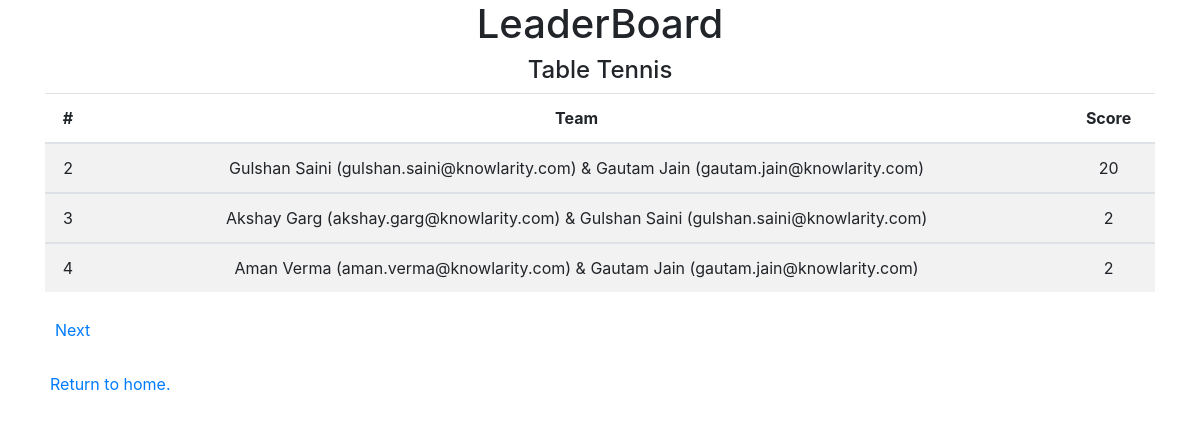
Page /leaderboard/1/1/ on the committed database.
### tournament/models.py (models this page shows, shortened)
class Sport(models.Model):
    SPORT_CHOICE = (
        ('TT', 'Table Tennis'),
        ('FB', 'Foos Ball'),
    )
    name = models.CharField(max_length=2, choices=SPORT_CHOICE, default='TT')

class Team(models.Model):
    name = models.CharField(max_length=64, blank=True)
    sport = models.ForeignKey(Sport, on_delete=models.CASCADE, related_name="sports")
    score = models.IntegerField(default=0)

class Employee(models.Model):
    first = models.CharField(max_length=64)
    last = models.CharField(max_length=64)
    email_id = models.EmailField(max_length=70, unique=True)
    team = models.ManyToManyField(Team, blank=True, related_name="team")
    def __str__(self):
        return "{} {} ({})".format(self.first, self.last, self.email_id)

### tournament/views.py (the view)
# urls.py: path("leaderboard", views.leaderboard, name="leaderboard"),
def leaderboard(request, sport_id=None, offset=0, limit=10):
    if not sport_id:
        context = {
            "sports": Sport.objects.all()
        }
        return render(request, "tournament/leaderboard.html", context)
    else:
        try:
            if int(sport_id) in [1, 2]:
                context = {
                    "teams": Team.objects.filter(sport=int(sport_id)).order_by('-score')[int(offset):int(limit)],
                    "offset": int(offset),
                    "limit": int(limit),
                    "sport_id": int(sport_id),
                    "sport_name": Sport.objects.get(pk=int(sport_id))
                }
            else:
                return render(request, "tournament/error.html", {"message": "Improper Sport"})
        except ValueError:
            return render(request, "tournament/error.html", {"message": "Invalid Sport"})
        except Exception as error:
            return render(request, "tournament/error.html", {"message": str(error)})
        return render(request, "tournament/leaderboard-view.html", context)

### tournament/templates/tournament/leaderboard-view.html (shortened to what this page needs)
{% extends "tournament/base.html" %}
{% block body %}
  <h1 class="text-center">LeaderBoard</h1>
  <h4 class="text-center">{{ sport_name.get_name_display }}</h4>
  <div class="container">
    {% if teams %}
        <table class="table table-striped">
        <thead>
          <tr>
            <th class="text-center">#</th>
            <th class="text-center">Team</th>
            <th class="text-center">Score</th>
          </tr>
        </thead>
        <tbody>
          {% for team in teams %}
          <tr>
            <td class="text-center">{{ forloop.counter|add:offset }}</td>
            <td class="text-center">{{ team.team.all.0 }} & {{team.team.all.1}}</td>
            <td class="text-center">{{ team.score }}</td>
          </tr>
        <tbody>
        {% endfor %}
        </table>
    <div style="padding: 10px"><a href="{% url 'leaderboard' sport_id limit limit|add:'10' %}">Next</a></div>
    {% else %}
      <div>No Team Found</div>
    {% endif %}
    </div>
  <div class="container text center" style="padding: 20px"><a href="{% url 'index' %}">Return to home.</a></div>
{% endblock %}

### tournament/static/tournament/styles.css (style rules this page uses)
body { font-family: sans-serif; }

### rows in the picture
Sport: name "Table Tennis"
Team: team.all.0 "Gulshan Saini (gulshan.saini@knowlarity.com)", team.all.1 "Gautam Jain (gautam.jain@knowlarity.com)", score "20"
Team: team.all.0 "Akshay Garg (akshay.garg@knowlarity.com)", team.all.1 "Gulshan Saini (gulshan.saini@knowlarity.com)", score "2"
Team: team.all.0 "Aman Verma (aman.verma@knowlarity.com)", team.all.1 "Gautam Jain (gautam.jain@knowlarity.com)", score "2"
